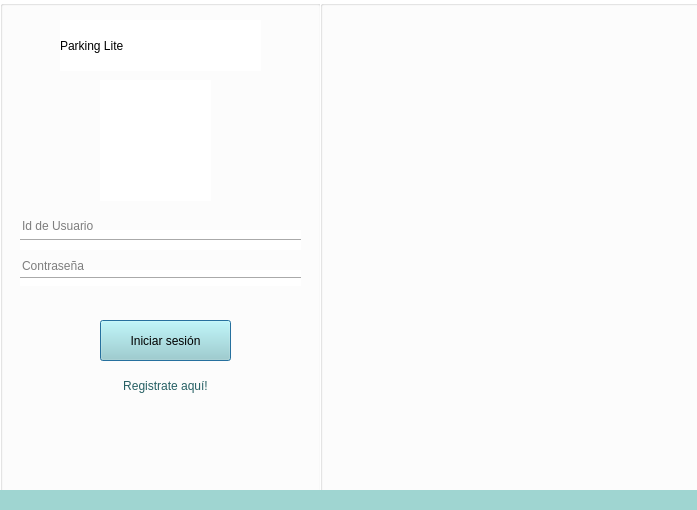
<?xml version="1.0" encoding="UTF-8"?>
<ui version="4.0">
 <class>Inicio_De_Sesion</class>
 <widget class="QDialog" name="Inicio_De_Sesion">
  <property name="geometry">
   <rect>
    <x>0</x>
    <y>0</y>
    <width>697</width>
    <height>510</height>
   </rect>
  </property>
  <property name="windowTitle">
   <string>Dialog</string>
  </property>
  <widget class="QGroupBox" name="groupBox">
   <property name="geometry">
    <rect>
     <x>0</x>
     <y>0</y>
     <width>321</width>
     <height>511</height>
    </rect>
   </property>
   <property name="styleSheet">
    <string notr="true">background-color: rgb(255, 255, 255);</string>
   </property>
   <property name="title">
    <string/>
   </property>
   <widget class="QPushButton" name="Inicio_sesion">
    <property name="geometry">
     <rect>
      <x>100</x>
      <y>320</y>
      <width>131</width>
      <height>41</height>
     </rect>
    </property>
    <property name="mouseTracking">
     <bool>true</bool>
    </property>
    <property name="focusPolicy">
     <enum>Qt::ClickFocus</enum>
    </property>
    <property name="styleSheet">
     <string notr="true">background-color: #9fd5d1;
font: 14pt 75 &quot;Times New Roman&quot;;
hover!pressed:border: 5px solid green;
</string>
    </property>
    <property name="text">
     <string>Iniciar sesión</string>
    </property>
    <property name="flat">
     <bool>false</bool>
    </property>
   </widget>
   <widget class="QPushButton" name="Registrarse">
    <property name="geometry">
     <rect>
      <x>110</x>
      <y>370</y>
      <width>111</width>
      <height>31</height>
     </rect>
    </property>
    <property name="focusPolicy">
     <enum>Qt::ClickFocus</enum>
    </property>
    <property name="styleSheet">
     <string notr="true">background-color:transparent;
color: #255f63;
border:none;
font: 12pt &quot;Times New Roman&quot;;</string>
    </property>
    <property name="text">
     <string>Registrate aquí!</string>
    </property>
   </widget>
   <widget class="QLineEdit" name="Usuario">
    <property name="geometry">
     <rect>
      <x>20</x>
      <y>210</y>
      <width>271</width>
      <height>31</height>
     </rect>
    </property>
    <property name="styleSheet">
     <string notr="true">font: 12pt &quot;Times New Roman&quot;;
color: rgb(0,0,0);
background: transparent;
border: none;
border-bottum: 1px solid #717072;</string>
    </property>
    <property name="text">
     <string/>
    </property>
    <property name="placeholderText">
     <string>Id de Usuario</string>
    </property>
   </widget>
   <widget class="QLineEdit" name="Contrasena">
    <property name="geometry">
     <rect>
      <x>20</x>
      <y>250</y>
      <width>271</width>
      <height>31</height>
     </rect>
    </property>
    <property name="styleSheet">
     <string notr="true">font: 12pt &quot;Times New Roman&quot;;
color: rgb(0,0,0);
background: transparent;
border: none;
border-bottum: 1px solid #717072;</string>
    </property>
    <property name="text">
     <string/>
    </property>
    <property name="echoMode">
     <enum>QLineEdit::Password</enum>
    </property>
    <property name="placeholderText">
     <string>Contraseña</string>
    </property>
   </widget>
   <widget class="Line" name="line_2">
    <property name="geometry">
     <rect>
      <x>20</x>
      <y>270</y>
      <width>281</width>
      <height>16</height>
     </rect>
    </property>
    <property name="orientation">
     <enum>Qt::Horizontal</enum>
    </property>
   </widget>
   <widget class="Line" name="line_3">
    <property name="geometry">
     <rect>
      <x>20</x>
      <y>230</y>
      <width>281</width>
      <height>20</height>
     </rect>
    </property>
    <property name="orientation">
     <enum>Qt::Horizontal</enum>
    </property>
   </widget>
   <widget class="QLabel" name="label_2">
    <property name="geometry">
     <rect>
      <x>100</x>
      <y>80</y>
      <width>111</width>
      <height>121</height>
     </rect>
    </property>
    <property name="text">
     <string/>
    </property>
    <property name="pixmap">
     <pixmap resource="Imagenes.qrc">:/Imagenes/Imagenes/Icon_2_0.png</pixmap>
    </property>
   </widget>
   <widget class="QLabel" name="label_3">
    <property name="geometry">
     <rect>
      <x>60</x>
      <y>20</y>
      <width>201</width>
      <height>51</height>
     </rect>
    </property>
    <property name="styleSheet">
     <string notr="true">font: 24pt &quot;Segoe Print&quot;;</string>
    </property>
    <property name="text">
     <string>Parking Lite</string>
    </property>
   </widget>
   <widget class="QGroupBox" name="groupBox_3">
    <property name="geometry">
     <rect>
      <x>360</x>
      <y>220</y>
      <width>341</width>
      <height>511</height>
     </rect>
    </property>
    <property name="styleSheet">
     <string notr="true">background-color: rgb(255, 255, 255);</string>
    </property>
    <property name="title">
     <string/>
    </property>
    <widget class="QPushButton" name="Inicio_sesion_2">
     <property name="geometry">
      <rect>
       <x>110</x>
       <y>320</y>
       <width>131</width>
       <height>41</height>
      </rect>
     </property>
     <property name="styleSheet">
      <string notr="true">selection-color: rgb(238, 99, 70);
color:rgb(0,0,0);
font: 10pt &quot;Times New Roman&quot;;
border-radius:5px;
background-color: #9fd5d1;

hover{

background-color: #9BC499;

color: black;

selection-color: white;

border-radius: 10px;

padding: 2px 4px;


}</string>
     </property>
     <property name="text">
      <string>Iniciar sesión</string>
     </property>
    </widget>
    <widget class="QPushButton" name="Registrarse_2">
     <property name="geometry">
      <rect>
       <x>120</x>
       <y>370</y>
       <width>111</width>
       <height>31</height>
      </rect>
     </property>
     <property name="styleSheet">
      <string notr="true">background-color:transparent;
color: #255f63;
border:none;
font: 9pt &quot;Times New Roman&quot;;</string>
     </property>
     <property name="text">
      <string>Registrate aquí!</string>
     </property>
    </widget>
    <widget class="QLineEdit" name="Usuario_2">
     <property name="geometry">
      <rect>
       <x>30</x>
       <y>210</y>
       <width>271</width>
       <height>31</height>
      </rect>
     </property>
     <property name="styleSheet">
      <string notr="true">font: 12pt &quot;Times New Roman&quot;;
color: rgb(0,0,0);
background: transparent;
border: none;
border-bottum: 1px solid #717072;</string>
     </property>
     <property name="text">
      <string>Usuario</string>
     </property>
    </widget>
    <widget class="QLineEdit" name="Contrasena_2">
     <property name="geometry">
      <rect>
       <x>30</x>
       <y>250</y>
       <width>271</width>
       <height>31</height>
      </rect>
     </property>
     <property name="styleSheet">
      <string notr="true">font: 12pt &quot;Times New Roman&quot;;
color: rgb(0,0,0);
background: transparent;
border: none;
border-bottum: 1px solid #717072;</string>
     </property>
     <property name="text">
      <string>Contraseña</string>
     </property>
    </widget>
    <widget class="Line" name="line_4">
     <property name="geometry">
      <rect>
       <x>30</x>
       <y>280</y>
       <width>270</width>
       <height>3</height>
      </rect>
     </property>
     <property name="orientation">
      <enum>Qt::Horizontal</enum>
     </property>
    </widget>
    <widget class="Line" name="line_5">
     <property name="geometry">
      <rect>
       <x>30</x>
       <y>240</y>
       <width>270</width>
       <height>3</height>
      </rect>
     </property>
     <property name="orientation">
      <enum>Qt::Horizontal</enum>
     </property>
    </widget>
    <widget class="QLabel" name="label_4">
     <property name="geometry">
      <rect>
       <x>120</x>
       <y>80</y>
       <width>101</width>
       <height>101</height>
      </rect>
     </property>
     <property name="text">
      <string/>
     </property>
     <property name="pixmap">
      <pixmap>:/ICON.png</pixmap>
     </property>
    </widget>
    <widget class="QLabel" name="label_5">
     <property name="geometry">
      <rect>
       <x>10</x>
       <y>10</y>
       <width>201</width>
       <height>51</height>
      </rect>
     </property>
     <property name="styleSheet">
      <string notr="true">font: 24pt &quot;Segoe Print&quot;;</string>
     </property>
     <property name="text">
      <string>Parking Lite</string>
     </property>
    </widget>
   </widget>
   <widget class="QLabel" name="label_6">
    <property name="geometry">
     <rect>
      <x>0</x>
      <y>490</y>
      <width>421</width>
      <height>21</height>
     </rect>
    </property>
    <property name="styleSheet">
     <string notr="true">background-color: #9fd5d1;</string>
    </property>
    <property name="text">
     <string/>
    </property>
   </widget>
   <zorder>line_2</zorder>
   <zorder>line_3</zorder>
   <zorder>Inicio_sesion</zorder>
   <zorder>Registrarse</zorder>
   <zorder>Usuario</zorder>
   <zorder>Contrasena</zorder>
   <zorder>label_2</zorder>
   <zorder>label_3</zorder>
   <zorder>groupBox_3</zorder>
   <zorder>label_6</zorder>
  </widget>
  <widget class="QGroupBox" name="groupBox_2">
   <property name="geometry">
    <rect>
     <x>320</x>
     <y>0</y>
     <width>441</width>
     <height>511</height>
    </rect>
   </property>
   <property name="styleSheet">
    <string notr="true">background-color: rgb(255, 255, 255);</string>
   </property>
   <property name="title">
    <string/>
   </property>
   <widget class="QLabel" name="label">
    <property name="geometry">
     <rect>
      <x>-90</x>
      <y>20</y>
      <width>491</width>
      <height>531</height>
     </rect>
    </property>
    <property name="styleSheet">
     <string notr="true">background-color: transparent</string>
    </property>
    <property name="text">
     <string/>
    </property>
    <property name="pixmap">
     <pixmap resource="Imagenes.qrc">:/Imagenes/Imagenes/Inicio_sesion.png</pixmap>
    </property>
    <property name="scaledContents">
     <bool>true</bool>
    </property>
   </widget>
   <widget class="QLabel" name="label_7">
    <property name="geometry">
     <rect>
      <x>-40</x>
      <y>490</y>
      <width>421</width>
      <height>21</height>
     </rect>
    </property>
    <property name="styleSheet">
     <string notr="true">background-color: #9fd5d1;</string>
    </property>
    <property name="text">
     <string/>
    </property>
   </widget>
  </widget>
 </widget>
 <resources>
  <include location="Imagenes.qrc"/>
 </resources>
 <connections/>
</ui>
